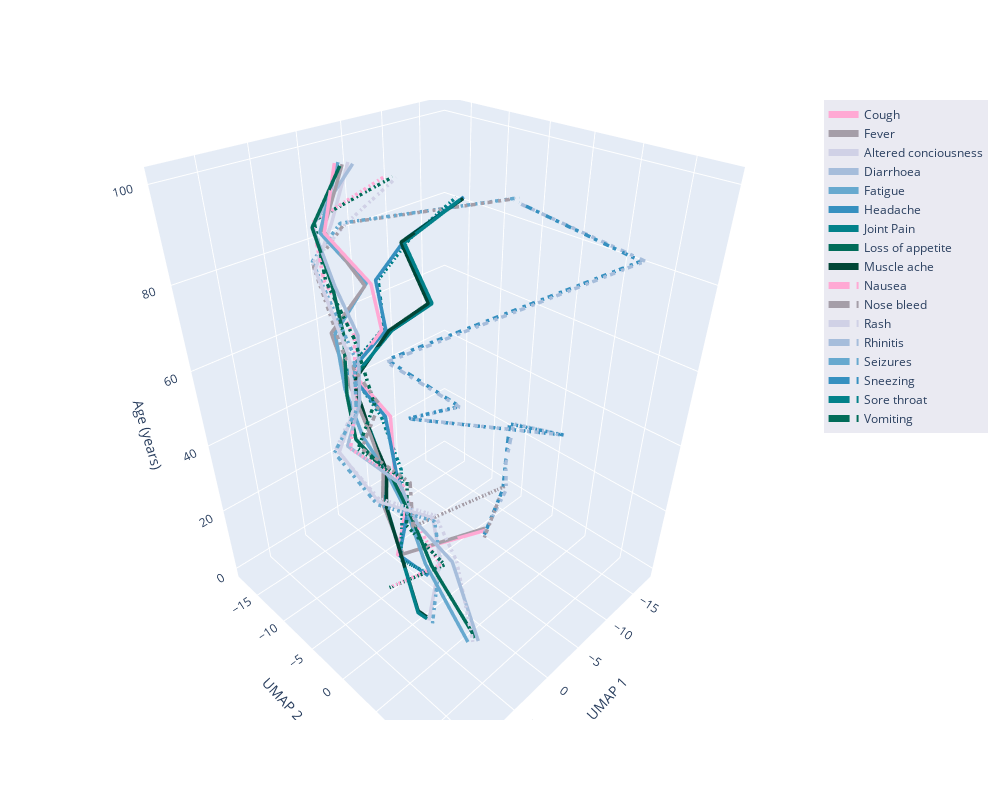

The code cell stored with this chart in its notebook:
### Code cell
n_embeddings = len(aligned_mapper.embeddings_)
es = aligned_mapper.embeddings_
embedding_df = pd.DataFrame(np.vstack(es), columns=('x', 'y'))
embedding_df['z'] = np.repeat(np.linspace(0, 1.0, n_embeddings), es[0].shape[0])
embedding_df['id'] = np.tile(np.arange(es[0].shape[0]), n_embeddings)
#embedding_df['digit'] = np.tile(digits.target, n_embeddings)

fx = interp1d(
    embedding_df.z[embedding_df.id == 0]*10, embedding_df.x.values.reshape(n_embeddings, 18).T, kind="linear"
)
fy = interp1d(
    embedding_df.z[embedding_df.id == 0]*10, embedding_df.y.values.reshape(n_embeddings, 18).T, kind="linear"
)
z = np.linspace(0, 10, 100)

# viable colour palette's
#palette = px.colors.qualitative.Plotly * 2
# first couple of colours were edited to make them darker
palette = ['#ffa9d4', #'#fff7fb'
            '#a59ea8', #'#ece2f0'
            '#d0d1e6',
            '#a6bddb',
            '#67a9cf',
            '#3690c0',
            '#02818a',
            '#016c59',
            '#014636'] * 3

#'solid', 'dot', 'dash', 'longdash', 'dashdot', 'longdashdot'
linetype = ['solid']*9 + ['dashdot']*9 + ['dashdot']*8

# work out the axis limits
x_min = embedding_df.x.min()
x_max = embedding_df.x.max()
y_min = embedding_df.y.min()
y_max = embedding_df.y.max()

x_midpoint = (x_min + x_max) / 2
y_midpoint = (y_min + y_max) / 2
x_len = x_max - x_min
y_len = y_max - y_min

max_length = max(x_len, y_len)

padding = 1.2

x_range = [x_midpoint - 0.5*max_length*padding, x_midpoint + 0.5*max_length*padding]
y_range = [y_midpoint - 0.5*max_length*padding, y_midpoint + 0.5*max_length*padding]


# start plotting
interpolated_traces = [fx(z), fy(z)]
traces = [
    go.Scatter3d(
        x=interpolated_traces[0][i],
        y=interpolated_traces[1][i],
        z=z*n_slices,
        mode="lines",
        line=dict(
            width=7.0,
            dash = linetype[i],
            color = palette[i]
        ),
        opacity=1,
        name = str(lookup.symptom_name_formatted.values[i]),
        text = str(lookup.symptom_name_formatted.values[i]),
        hovertext = str(lookup.symptom_name_formatted.values[i])
    )
    for i in range(17)
]
fig = go.Figure(data=traces)
fig.update_layout(
    width=1000,
    height=800,
    autosize=True,
    showlegend=True,
    legend = {'bgcolor': '#EAEAF2'},
    scene=(dict(
        aspectmode='manual',
        aspectratio=dict(x=1, y=1, z=1.4), # can be used to stretch the plot vertically
        xaxis_range = x_range,
        yaxis_range = y_range,
        xaxis_title = 'UMAP 1',
        yaxis_title = 'UMAP 2',
        zaxis_title = 'Age (years)')))
